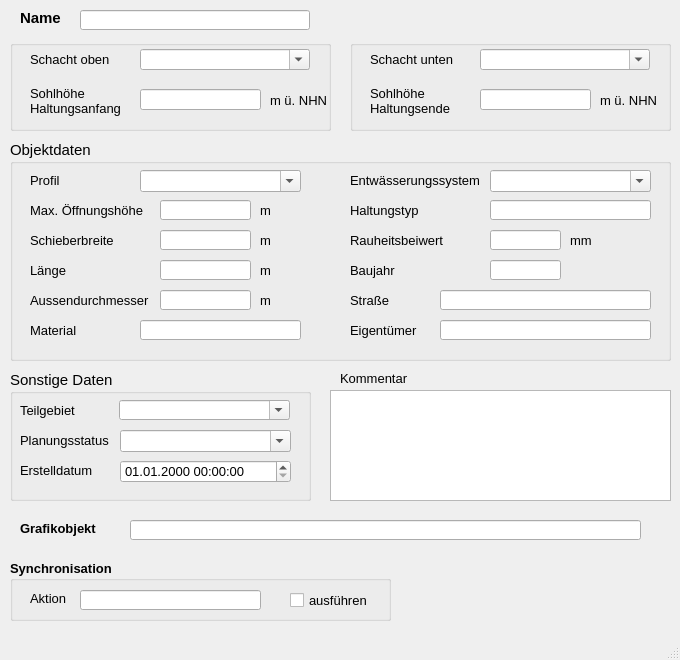
<?xml version="1.0" encoding="UTF-8"?>
<ui version="4.0">
 <class>MainWindow</class>
 <widget class="QMainWindow" name="MainWindow">
  <property name="geometry">
   <rect>
    <x>0</x>
    <y>0</y>
    <width>680</width>
    <height>660</height>
   </rect>
  </property>
  <property name="minimumSize">
   <size>
    <width>680</width>
    <height>660</height>
   </size>
  </property>
  <property name="font">
   <font>
    <family>Tahoma</family>
    <pointsize>10</pointsize>
   </font>
  </property>
  <property name="windowTitle">
   <string>Schieber</string>
  </property>
  <widget class="QWidget" name="centralwidget">
   <widget class="QLabel" name="label">
    <property name="geometry">
     <rect>
      <x>20</x>
      <y>10</y>
      <width>60</width>
      <height>16</height>
     </rect>
    </property>
    <property name="font">
     <font>
      <family>Tahoma</family>
      <pointsize>11</pointsize>
      <weight>75</weight>
      <bold>true</bold>
     </font>
    </property>
    <property name="text">
     <string>Name</string>
    </property>
   </widget>
   <widget class="QLineEdit" name="haltnam">
    <property name="geometry">
     <rect>
      <x>80</x>
      <y>10</y>
      <width>230</width>
      <height>20</height>
     </rect>
    </property>
    <property name="font">
     <font>
      <family>Tahoma</family>
      <pointsize>11</pointsize>
     </font>
    </property>
    <property name="toolTip">
     <string>&lt;html&gt;&lt;head/&gt;&lt;body&gt;&lt;p&gt;Eindeutige Bezeichnung&lt;/p&gt;&lt;/body&gt;&lt;/html&gt;</string>
    </property>
    <property name="statusTip">
     <string>Eindeutige Bezeichnung</string>
    </property>
   </widget>
   <widget class="QLabel" name="label_22">
    <property name="geometry">
     <rect>
      <x>340</x>
      <y>370</y>
      <width>81</width>
      <height>16</height>
     </rect>
    </property>
    <property name="font">
     <font>
      <family>Tahoma</family>
      <pointsize>10</pointsize>
     </font>
    </property>
    <property name="text">
     <string>Kommentar</string>
    </property>
   </widget>
   <widget class="QTextEdit" name="kommentar">
    <property name="geometry">
     <rect>
      <x>330</x>
      <y>390</y>
      <width>341</width>
      <height>111</height>
     </rect>
    </property>
    <property name="font">
     <font>
      <family>Tahoma</family>
      <pointsize>10</pointsize>
     </font>
    </property>
    <property name="toolTip">
     <string>&lt;html&gt;&lt;head/&gt;&lt;body&gt;&lt;p&gt;Platz für zusätzliche Kommentare&lt;/p&gt;&lt;/body&gt;&lt;/html&gt;</string>
    </property>
    <property name="statusTip">
     <string>Platz für zusätzliche Kommentare</string>
    </property>
   </widget>
   <widget class="QGroupBox" name="groupBox_3">
    <property name="geometry">
     <rect>
      <x>10</x>
      <y>370</y>
      <width>301</width>
      <height>131</height>
     </rect>
    </property>
    <property name="font">
     <font>
      <family>Tahoma</family>
      <pointsize>11</pointsize>
     </font>
    </property>
    <property name="title">
     <string>Sonstige Daten</string>
    </property>
    <widget class="QComboBox" name="teilgebiet">
     <property name="geometry">
      <rect>
       <x>109</x>
       <y>30</y>
       <width>171</width>
       <height>20</height>
      </rect>
     </property>
     <property name="font">
      <font>
       <family>Tahoma</family>
       <pointsize>10</pointsize>
      </font>
     </property>
     <property name="toolTip">
      <string>&lt;html&gt;&lt;head/&gt;&lt;body&gt;&lt;p&gt;Zuordnung zu definiertem Teilgebiet&lt;/p&gt;&lt;/body&gt;&lt;/html&gt;</string>
     </property>
     <property name="statusTip">
      <string>Zuordnung zu definiertem Teilgebiet</string>
     </property>
     <property name="editable">
      <bool>true</bool>
     </property>
    </widget>
    <widget class="QLabel" name="label_11">
     <property name="geometry">
      <rect>
       <x>10</x>
       <y>30</y>
       <width>71</width>
       <height>20</height>
      </rect>
     </property>
     <property name="font">
      <font>
       <family>Tahoma</family>
       <pointsize>10</pointsize>
      </font>
     </property>
     <property name="text">
      <string>Teilgebiet</string>
     </property>
     <property name="buddy">
      <cstring>simstatus</cstring>
     </property>
    </widget>
    <widget class="QComboBox" name="simstatus">
     <property name="geometry">
      <rect>
       <x>110</x>
       <y>60</y>
       <width>171</width>
       <height>22</height>
      </rect>
     </property>
     <property name="font">
      <font>
       <family>Tahoma</family>
       <pointsize>10</pointsize>
      </font>
     </property>
     <property name="toolTip">
      <string>&lt;html&gt;&lt;head/&gt;&lt;body&gt;&lt;p&gt;&lt;span style=&quot; font-family:'Calibri','sans-serif'; font-size:11pt;&quot;&gt;aktueller Status (z.B. vorhanden, in Planung etc.)&lt;/span&gt;&lt;/p&gt;&lt;/body&gt;&lt;/html&gt;</string>
     </property>
     <property name="statusTip">
      <string>aktueller Status (z.B. vorhanden, in Planung etc.)</string>
     </property>
     <property name="editable">
      <bool>true</bool>
     </property>
    </widget>
    <widget class="QgsDateTimeEdit" name="createdat">
     <property name="geometry">
      <rect>
       <x>110</x>
       <y>90</y>
       <width>171</width>
       <height>23</height>
      </rect>
     </property>
     <property name="font">
      <font>
       <family>Tahoma</family>
       <pointsize>10</pointsize>
      </font>
     </property>
     <property name="currentSection">
      <enum>QDateTimeEdit::DaySection</enum>
     </property>
     <property name="displayFormat">
      <string>dd.MM.yyyy HH:mm:ss</string>
     </property>
    </widget>
    <widget class="QLabel" name="label_10">
     <property name="geometry">
      <rect>
       <x>10</x>
       <y>60</y>
       <width>111</width>
       <height>21</height>
      </rect>
     </property>
     <property name="font">
      <font>
       <family>Tahoma</family>
       <pointsize>10</pointsize>
      </font>
     </property>
     <property name="text">
      <string>Planungsstatus</string>
     </property>
     <property name="buddy">
      <cstring>simstatus</cstring>
     </property>
    </widget>
    <widget class="QLabel" name="label_71">
     <property name="geometry">
      <rect>
       <x>10</x>
       <y>90</y>
       <width>151</width>
       <height>21</height>
      </rect>
     </property>
     <property name="font">
      <font>
       <family>Tahoma</family>
       <pointsize>10</pointsize>
      </font>
     </property>
     <property name="text">
      <string>Erstelldatum</string>
     </property>
    </widget>
   </widget>
   <widget class="QGroupBox" name="groupBox_2">
    <property name="geometry">
     <rect>
      <x>10</x>
      <y>140</y>
      <width>661</width>
      <height>221</height>
     </rect>
    </property>
    <property name="font">
     <font>
      <family>Tahoma</family>
      <pointsize>11</pointsize>
     </font>
    </property>
    <property name="title">
     <string>Objektdaten</string>
    </property>
    <widget class="QComboBox" name="entwart">
     <property name="geometry">
      <rect>
       <x>480</x>
       <y>30</y>
       <width>161</width>
       <height>22</height>
      </rect>
     </property>
     <property name="font">
      <font>
       <family>Tahoma</family>
       <pointsize>10</pointsize>
      </font>
     </property>
     <property name="toolTip">
      <string>&lt;html&gt;&lt;head/&gt;&lt;body&gt;&lt;p&gt;vorh. Entwässerungssystem (z.B. Mischwasser, Regenwasser etc.)&lt;/p&gt;&lt;/body&gt;&lt;/html&gt;</string>
     </property>
     <property name="statusTip">
      <string>vorh. Entwässerungssystem (z.B. Mischwasser, Regenwasser etc.)</string>
     </property>
     <property name="editable">
      <bool>true</bool>
     </property>
    </widget>
    <widget class="QLabel" name="label_16">
     <property name="geometry">
      <rect>
       <x>250</x>
       <y>60</y>
       <width>31</width>
       <height>21</height>
      </rect>
     </property>
     <property name="font">
      <font>
       <family>Tahoma</family>
       <pointsize>10</pointsize>
      </font>
     </property>
     <property name="text">
      <string>m </string>
     </property>
    </widget>
    <widget class="QLabel" name="label_7">
     <property name="geometry">
      <rect>
       <x>20</x>
       <y>60</y>
       <width>121</width>
       <height>20</height>
      </rect>
     </property>
     <property name="font">
      <font>
       <family>Tahoma</family>
       <pointsize>10</pointsize>
      </font>
     </property>
     <property name="text">
      <string>Max. Öffnungshöhe</string>
     </property>
    </widget>
    <widget class="QLabel" name="label_20">
     <property name="geometry">
      <rect>
       <x>250</x>
       <y>90</y>
       <width>31</width>
       <height>21</height>
      </rect>
     </property>
     <property name="font">
      <font>
       <family>Tahoma</family>
       <pointsize>10</pointsize>
      </font>
     </property>
     <property name="text">
      <string>m </string>
     </property>
    </widget>
    <widget class="QLineEdit" name="hoehe">
     <property name="geometry">
      <rect>
       <x>150</x>
       <y>60</y>
       <width>91</width>
       <height>20</height>
      </rect>
     </property>
     <property name="font">
      <font>
       <family>Tahoma</family>
       <pointsize>10</pointsize>
      </font>
     </property>
     <property name="toolTip">
      <string>&lt;html&gt;&lt;head/&gt;&lt;body&gt;&lt;p&gt;maximale Hubhöhe, d.h. höchste Schieberstellung&lt;/p&gt;&lt;/body&gt;&lt;/html&gt;</string>
     </property>
     <property name="statusTip">
      <string>maximale Hubhöhe, d.h. höchste Schieberstellung</string>
     </property>
    </widget>
    <widget class="QLabel" name="label_13">
     <property name="geometry">
      <rect>
       <x>20</x>
       <y>90</y>
       <width>121</width>
       <height>20</height>
      </rect>
     </property>
     <property name="font">
      <font>
       <family>Tahoma</family>
       <pointsize>10</pointsize>
      </font>
     </property>
     <property name="text">
      <string>Schieberbreite</string>
     </property>
    </widget>
    <widget class="QLineEdit" name="breite">
     <property name="geometry">
      <rect>
       <x>150</x>
       <y>90</y>
       <width>91</width>
       <height>20</height>
      </rect>
     </property>
     <property name="font">
      <font>
       <family>Tahoma</family>
       <pointsize>10</pointsize>
      </font>
     </property>
     <property name="toolTip">
      <string>&lt;html&gt;&lt;head/&gt;&lt;body&gt;&lt;p&gt;Bedeutung hängt vom Profiltyp ab&lt;/p&gt;&lt;/body&gt;&lt;/html&gt;</string>
     </property>
     <property name="statusTip">
      <string>Bedeutung hängt vom Profiltyp ab</string>
     </property>
    </widget>
    <widget class="QLabel" name="label_51">
     <property name="geometry">
      <rect>
       <x>340</x>
       <y>30</y>
       <width>140</width>
       <height>20</height>
      </rect>
     </property>
     <property name="font">
      <font>
       <family>Tahoma</family>
       <pointsize>10</pointsize>
      </font>
     </property>
     <property name="text">
      <string>Entwässerungssystem</string>
     </property>
    </widget>
    <widget class="QLabel" name="label_54">
     <property name="geometry">
      <rect>
       <x>20</x>
       <y>30</y>
       <width>91</width>
       <height>21</height>
      </rect>
     </property>
     <property name="font">
      <font>
       <family>Tahoma</family>
       <pointsize>10</pointsize>
      </font>
     </property>
     <property name="text">
      <string>Profil</string>
     </property>
    </widget>
    <widget class="QComboBox" name="profilnam">
     <property name="geometry">
      <rect>
       <x>130</x>
       <y>30</y>
       <width>161</width>
       <height>22</height>
      </rect>
     </property>
     <property name="font">
      <font>
       <family>Tahoma</family>
       <pointsize>10</pointsize>
      </font>
     </property>
     <property name="toolTip">
      <string/>
     </property>
     <property name="statusTip">
      <string/>
     </property>
     <property name="editable">
      <bool>true</bool>
     </property>
    </widget>
    <widget class="QLabel" name="label_17">
     <property name="geometry">
      <rect>
       <x>20</x>
       <y>120</y>
       <width>151</width>
       <height>21</height>
      </rect>
     </property>
     <property name="font">
      <font>
       <family>Tahoma</family>
       <pointsize>10</pointsize>
      </font>
     </property>
     <property name="text">
      <string>Länge</string>
     </property>
    </widget>
    <widget class="QLabel" name="label_21">
     <property name="geometry">
      <rect>
       <x>250</x>
       <y>120</y>
       <width>31</width>
       <height>21</height>
      </rect>
     </property>
     <property name="font">
      <font>
       <family>Tahoma</family>
       <pointsize>10</pointsize>
      </font>
     </property>
     <property name="text">
      <string>m </string>
     </property>
    </widget>
    <widget class="QLineEdit" name="laenge">
     <property name="geometry">
      <rect>
       <x>150</x>
       <y>120</y>
       <width>91</width>
       <height>20</height>
      </rect>
     </property>
     <property name="font">
      <font>
       <family>Tahoma</family>
       <pointsize>10</pointsize>
      </font>
     </property>
     <property name="toolTip">
      <string/>
     </property>
     <property name="statusTip">
      <string/>
     </property>
    </widget>
    <widget class="QLabel" name="label_27">
     <property name="geometry">
      <rect>
       <x>250</x>
       <y>150</y>
       <width>31</width>
       <height>21</height>
      </rect>
     </property>
     <property name="font">
      <font>
       <family>Tahoma</family>
       <pointsize>10</pointsize>
      </font>
     </property>
     <property name="text">
      <string>m</string>
     </property>
    </widget>
    <widget class="QLabel" name="label_14">
     <property name="geometry">
      <rect>
       <x>20</x>
       <y>150</y>
       <width>121</width>
       <height>21</height>
      </rect>
     </property>
     <property name="font">
      <font>
       <family>Tahoma</family>
       <pointsize>10</pointsize>
      </font>
     </property>
     <property name="text">
      <string>Aussendurchmesser</string>
     </property>
    </widget>
    <widget class="QLineEdit" name="aussendurchmesser">
     <property name="geometry">
      <rect>
       <x>150</x>
       <y>150</y>
       <width>91</width>
       <height>20</height>
      </rect>
     </property>
     <property name="toolTip">
      <string/>
     </property>
     <property name="statusTip">
      <string/>
     </property>
    </widget>
    <widget class="QLineEdit" name="baujahr">
     <property name="geometry">
      <rect>
       <x>480</x>
       <y>120</y>
       <width>71</width>
       <height>20</height>
      </rect>
     </property>
     <property name="toolTip">
      <string/>
     </property>
     <property name="statusTip">
      <string/>
     </property>
    </widget>
    <widget class="QLineEdit" name="ks">
     <property name="geometry">
      <rect>
       <x>480</x>
       <y>90</y>
       <width>71</width>
       <height>20</height>
      </rect>
     </property>
     <property name="font">
      <font>
       <family>Tahoma</family>
       <pointsize>10</pointsize>
      </font>
     </property>
     <property name="toolTip">
      <string>&lt;html&gt;&lt;head/&gt;&lt;body&gt;&lt;p&gt;Absolute Rauheit gemäß Prandtl-Colebrook&lt;/p&gt;&lt;/body&gt;&lt;/html&gt;</string>
     </property>
     <property name="statusTip">
      <string>Absolute Rauheit gemäß Prandtl-Colebrook</string>
     </property>
    </widget>
    <widget class="QLabel" name="label_15">
     <property name="geometry">
      <rect>
       <x>340</x>
       <y>60</y>
       <width>101</width>
       <height>21</height>
      </rect>
     </property>
     <property name="font">
      <font>
       <family>Tahoma</family>
       <pointsize>10</pointsize>
      </font>
     </property>
     <property name="text">
      <string>Haltungstyp</string>
     </property>
    </widget>
    <widget class="QLabel" name="label_66">
     <property name="geometry">
      <rect>
       <x>340</x>
       <y>150</y>
       <width>100</width>
       <height>20</height>
      </rect>
     </property>
     <property name="font">
      <font>
       <family>Tahoma</family>
       <pointsize>10</pointsize>
      </font>
     </property>
     <property name="text">
      <string>Straße</string>
     </property>
    </widget>
    <widget class="QLabel" name="label_12">
     <property name="geometry">
      <rect>
       <x>340</x>
       <y>120</y>
       <width>101</width>
       <height>21</height>
      </rect>
     </property>
     <property name="font">
      <font>
       <family>Tahoma</family>
       <pointsize>10</pointsize>
      </font>
     </property>
     <property name="text">
      <string>Baujahr</string>
     </property>
    </widget>
    <widget class="QLineEdit" name="eigentum">
     <property name="geometry">
      <rect>
       <x>430</x>
       <y>180</y>
       <width>211</width>
       <height>20</height>
      </rect>
     </property>
     <property name="toolTip">
      <string/>
     </property>
     <property name="statusTip">
      <string/>
     </property>
    </widget>
    <widget class="QLabel" name="label_61">
     <property name="geometry">
      <rect>
       <x>340</x>
       <y>90</y>
       <width>101</width>
       <height>21</height>
      </rect>
     </property>
     <property name="font">
      <font>
       <family>Tahoma</family>
       <pointsize>10</pointsize>
      </font>
     </property>
     <property name="text">
      <string>Rauheitsbeiwert</string>
     </property>
    </widget>
    <widget class="QLabel" name="label_65">
     <property name="geometry">
      <rect>
       <x>340</x>
       <y>180</y>
       <width>100</width>
       <height>20</height>
      </rect>
     </property>
     <property name="font">
      <font>
       <family>Tahoma</family>
       <pointsize>10</pointsize>
      </font>
     </property>
     <property name="text">
      <string>Eigentümer</string>
     </property>
    </widget>
    <widget class="QLineEdit" name="haltungstyp">
     <property name="geometry">
      <rect>
       <x>480</x>
       <y>60</y>
       <width>161</width>
       <height>20</height>
      </rect>
     </property>
    </widget>
    <widget class="QLineEdit" name="strasse">
     <property name="geometry">
      <rect>
       <x>430</x>
       <y>150</y>
       <width>211</width>
       <height>20</height>
      </rect>
     </property>
     <property name="toolTip">
      <string/>
     </property>
     <property name="statusTip">
      <string/>
     </property>
    </widget>
    <widget class="QLabel" name="label_23">
     <property name="geometry">
      <rect>
       <x>20</x>
       <y>180</y>
       <width>101</width>
       <height>21</height>
      </rect>
     </property>
     <property name="font">
      <font>
       <family>Tahoma</family>
       <pointsize>10</pointsize>
      </font>
     </property>
     <property name="text">
      <string>Material</string>
     </property>
    </widget>
    <widget class="QLineEdit" name="material">
     <property name="geometry">
      <rect>
       <x>130</x>
       <y>180</y>
       <width>161</width>
       <height>20</height>
      </rect>
     </property>
     <property name="toolTip">
      <string/>
     </property>
     <property name="statusTip">
      <string/>
     </property>
    </widget>
    <widget class="QLabel" name="label_26">
     <property name="geometry">
      <rect>
       <x>560</x>
       <y>90</y>
       <width>31</width>
       <height>21</height>
      </rect>
     </property>
     <property name="font">
      <font>
       <family>Tahoma</family>
       <pointsize>10</pointsize>
      </font>
     </property>
     <property name="text">
      <string>mm</string>
     </property>
    </widget>
   </widget>
   <widget class="QGroupBox" name="groupBox_4">
    <property name="geometry">
     <rect>
      <x>10</x>
      <y>40</y>
      <width>321</width>
      <height>91</height>
     </rect>
    </property>
    <property name="font">
     <font>
      <family>Tahoma</family>
      <pointsize>11</pointsize>
     </font>
    </property>
    <property name="title">
     <string/>
    </property>
    <widget class="QComboBox" name="schoben">
     <property name="geometry">
      <rect>
       <x>130</x>
       <y>9</y>
       <width>170</width>
       <height>21</height>
      </rect>
     </property>
     <property name="font">
      <font>
       <family>Tahoma</family>
       <pointsize>10</pointsize>
      </font>
     </property>
     <property name="toolTip">
      <string>&lt;html&gt;&lt;head/&gt;&lt;body&gt;&lt;p&gt;Name des oberen Schachts&lt;/p&gt;&lt;/body&gt;&lt;/html&gt;</string>
     </property>
     <property name="statusTip">
      <string>Name des oberen Schachts</string>
     </property>
     <property name="editable">
      <bool>true</bool>
     </property>
    </widget>
    <widget class="QLabel" name="label_3">
     <property name="geometry">
      <rect>
       <x>20</x>
       <y>9</y>
       <width>90</width>
       <height>21</height>
      </rect>
     </property>
     <property name="font">
      <font>
       <family>Tahoma</family>
       <pointsize>10</pointsize>
      </font>
     </property>
     <property name="text">
      <string>Schacht oben</string>
     </property>
    </widget>
    <widget class="QLabel" name="label_28">
     <property name="geometry">
      <rect>
       <x>20</x>
       <y>40</y>
       <width>101</width>
       <height>41</height>
      </rect>
     </property>
     <property name="font">
      <font>
       <family>Tahoma</family>
       <pointsize>10</pointsize>
      </font>
     </property>
     <property name="text">
      <string>Sohlhöhe
Haltungsanfang</string>
     </property>
    </widget>
    <widget class="QLabel" name="label_18">
     <property name="geometry">
      <rect>
       <x>260</x>
       <y>50</y>
       <width>61</width>
       <height>21</height>
      </rect>
     </property>
     <property name="font">
      <font>
       <family>Tahoma</family>
       <pointsize>10</pointsize>
      </font>
     </property>
     <property name="text">
      <string>m ü. NHN</string>
     </property>
    </widget>
    <widget class="QLineEdit" name="sohleoben">
     <property name="geometry">
      <rect>
       <x>130</x>
       <y>49</y>
       <width>121</width>
       <height>21</height>
      </rect>
     </property>
     <property name="font">
      <font>
       <family>Tahoma</family>
       <pointsize>10</pointsize>
      </font>
     </property>
     <property name="toolTip">
      <string/>
     </property>
     <property name="statusTip">
      <string/>
     </property>
    </widget>
   </widget>
   <widget class="QGroupBox" name="groupBox_5">
    <property name="geometry">
     <rect>
      <x>350</x>
      <y>40</y>
      <width>321</width>
      <height>91</height>
     </rect>
    </property>
    <property name="font">
     <font>
      <family>Tahoma</family>
      <pointsize>11</pointsize>
     </font>
    </property>
    <property name="title">
     <string/>
    </property>
    <widget class="QComboBox" name="schunten">
     <property name="geometry">
      <rect>
       <x>130</x>
       <y>9</y>
       <width>170</width>
       <height>21</height>
      </rect>
     </property>
     <property name="font">
      <font>
       <family>Tahoma</family>
       <pointsize>10</pointsize>
      </font>
     </property>
     <property name="toolTip">
      <string>&lt;html&gt;&lt;head/&gt;&lt;body&gt;&lt;p&gt;Name des unteren Schachts&lt;/p&gt;&lt;/body&gt;&lt;/html&gt;</string>
     </property>
     <property name="statusTip">
      <string>Name des unteren Schachts</string>
     </property>
     <property name="editable">
      <bool>true</bool>
     </property>
    </widget>
    <widget class="QLabel" name="label_9">
     <property name="geometry">
      <rect>
       <x>20</x>
       <y>9</y>
       <width>100</width>
       <height>21</height>
      </rect>
     </property>
     <property name="font">
      <font>
       <family>Tahoma</family>
       <pointsize>10</pointsize>
      </font>
     </property>
     <property name="text">
      <string>Schacht unten</string>
     </property>
    </widget>
    <widget class="QLabel" name="label_29">
     <property name="geometry">
      <rect>
       <x>20</x>
       <y>40</y>
       <width>91</width>
       <height>41</height>
      </rect>
     </property>
     <property name="font">
      <font>
       <family>Tahoma</family>
       <pointsize>10</pointsize>
      </font>
     </property>
     <property name="text">
      <string>Sohlhöhe
Haltungsende</string>
     </property>
    </widget>
    <widget class="QLineEdit" name="sohleunten">
     <property name="geometry">
      <rect>
       <x>130</x>
       <y>49</y>
       <width>111</width>
       <height>21</height>
      </rect>
     </property>
     <property name="font">
      <font>
       <family>Tahoma</family>
       <pointsize>10</pointsize>
      </font>
     </property>
     <property name="toolTip">
      <string/>
     </property>
     <property name="statusTip">
      <string/>
     </property>
    </widget>
    <widget class="QLabel" name="label_19">
     <property name="geometry">
      <rect>
       <x>250</x>
       <y>50</y>
       <width>61</width>
       <height>21</height>
      </rect>
     </property>
     <property name="font">
      <font>
       <family>Tahoma</family>
       <pointsize>10</pointsize>
      </font>
     </property>
     <property name="text">
      <string>m ü. NHN</string>
     </property>
    </widget>
   </widget>
   <widget class="QGroupBox" name="groupBox_sync">
    <property name="geometry">
     <rect>
      <x>10</x>
      <y>560</y>
      <width>381</width>
      <height>61</height>
     </rect>
    </property>
    <property name="font">
     <font>
      <family>Tahoma</family>
      <pointsize>10</pointsize>
      <weight>75</weight>
      <bold>true</bold>
     </font>
    </property>
    <property name="title">
     <string>Synchronisation</string>
    </property>
    <widget class="QCheckBox" name="status">
     <property name="geometry">
      <rect>
       <x>280</x>
       <y>30</y>
       <width>101</width>
       <height>21</height>
      </rect>
     </property>
     <property name="font">
      <font>
       <family>Tahoma</family>
       <pointsize>10</pointsize>
       <weight>50</weight>
       <bold>false</bold>
      </font>
     </property>
     <property name="toolTip">
      <string>Synchronisation aktivieren</string>
     </property>
     <property name="statusTip">
      <string>Synchronisation aktivieren</string>
     </property>
     <property name="text">
      <string>ausführen</string>
     </property>
    </widget>
    <widget class="QLabel" name="label_24">
     <property name="geometry">
      <rect>
       <x>20</x>
       <y>30</y>
       <width>51</width>
       <height>16</height>
      </rect>
     </property>
     <property name="font">
      <font>
       <family>Tahoma</family>
       <pointsize>10</pointsize>
       <weight>50</weight>
       <bold>false</bold>
      </font>
     </property>
     <property name="text">
      <string>Aktion</string>
     </property>
    </widget>
    <widget class="QLineEdit" name="aktion">
     <property name="geometry">
      <rect>
       <x>70</x>
       <y>30</y>
       <width>181</width>
       <height>20</height>
      </rect>
     </property>
     <property name="toolTip">
      <string>&lt;html&gt;&lt;head/&gt;&lt;body&gt;&lt;p&gt;Maßnahme zur Synchronisation&lt;/p&gt;&lt;/body&gt;&lt;/html&gt;</string>
     </property>
     <property name="statusTip">
      <string>Maßnahme zur Synchronisation</string>
     </property>
    </widget>
   </widget>
   <widget class="QLabel" name="label_25">
    <property name="geometry">
     <rect>
      <x>20</x>
      <y>520</y>
      <width>101</width>
      <height>16</height>
     </rect>
    </property>
    <property name="font">
     <font>
      <family>Tahoma</family>
      <pointsize>10</pointsize>
      <weight>75</weight>
      <bold>true</bold>
     </font>
    </property>
    <property name="text">
     <string>Grafikobjekt</string>
    </property>
   </widget>
   <widget class="QLineEdit" name="objekt">
    <property name="geometry">
     <rect>
      <x>130</x>
      <y>520</y>
      <width>511</width>
      <height>20</height>
     </rect>
    </property>
    <property name="toolTip">
     <string>&lt;html&gt;&lt;head/&gt;&lt;body&gt;&lt;p&gt;Textbeschreibung (WKT) des Grafikobjekts&lt;/p&gt;&lt;/body&gt;&lt;/html&gt;</string>
    </property>
    <property name="statusTip">
     <string>Textbeschreibung des Grafikobjekts</string>
    </property>
   </widget>
  </widget>
  <widget class="QMenuBar" name="menubar">
   <property name="geometry">
    <rect>
     <x>0</x>
     <y>0</y>
     <width>680</width>
     <height>22</height>
    </rect>
   </property>
  </widget>
  <widget class="QStatusBar" name="statusbar"/>
 </widget>
 <customwidgets>
  <customwidget>
   <class>QgsDateTimeEdit</class>
   <extends>QDateTimeEdit</extends>
   <header>qgsdatetimeedit.h</header>
  </customwidget>
 </customwidgets>
 <tabstops>
  <tabstop>haltnam</tabstop>
 </tabstops>
 <resources/>
 <connections/>
</ui>
